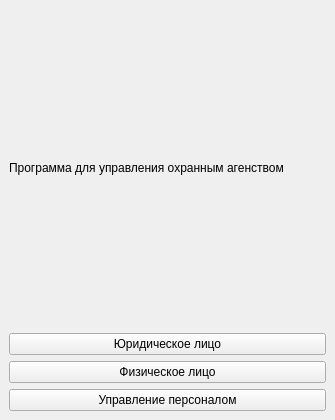
<?xml version="1.0" encoding="UTF-8"?>
<ui version="4.0">
 <class>MainWindow</class>
 <widget class="QMainWindow" name="MainWindow">
  <property name="geometry">
   <rect>
    <x>0</x>
    <y>0</y>
    <width>335</width>
    <height>420</height>
   </rect>
  </property>
  <property name="windowTitle">
   <string>Найм сотрудников</string>
  </property>
  <widget class="QWidget" name="centralwidget">
   <layout class="QGridLayout" name="gridLayout">
    <item row="7" column="0">
     <widget class="QPushButton" name="pushButtonAdmin">
      <property name="text">
       <string>Управление персоналом</string>
      </property>
     </widget>
    </item>
    <item row="6" column="0">
     <widget class="QPushButton" name="pushButtonIndividualEntity">
      <property name="text">
       <string>Физическое лицо</string>
      </property>
     </widget>
    </item>
    <item row="4" column="0">
     <widget class="QPushButton" name="pushButtonLegalEntity">
      <property name="text">
       <string>Юридическое лицо</string>
      </property>
     </widget>
    </item>
    <item row="0" column="0">
     <widget class="QLabel" name="label">
      <property name="text">
       <string>Программа для управления охранным агенством</string>
      </property>
     </widget>
    </item>
   </layout>
  </widget>
  <widget class="QMenuBar" name="menubar">
   <property name="geometry">
    <rect>
     <x>0</x>
     <y>0</y>
     <width>335</width>
     <height>24</height>
    </rect>
   </property>
  </widget>
 </widget>
 <resources/>
 <connections/>
</ui>
